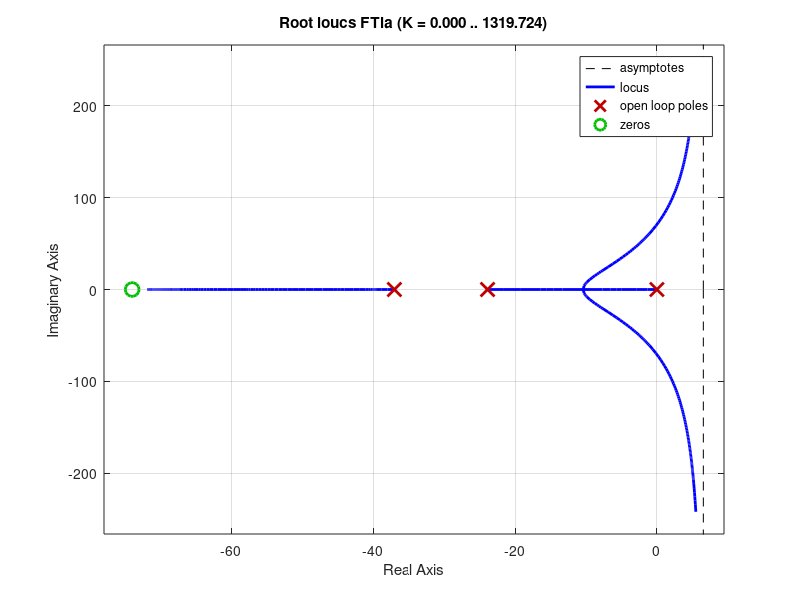

Source code (MATLAB):
%Ejercicio2
pkg load control
clc; close all; clear all;

s = tf('s');
G = (43*s+3182)/(s^3+81*s^2+2108*s+17766)
%Parte 1
%Se cancela el polo que este mas cerca del origen, es decir p = -20.1
Ti = -1/max(pole(G))
PI = (s+(1/Ti))/s
FTla = minreal(PI*G)
rlocus(FTla)
%sgrid(psita, [30])
s1 = -10
%k = 1/|GH|             H = 1
invk = abs((43*s1+3182)/(s1^3+81*s1^2+2108*s1+17766));
kp = 1/invk
FTlc = minreal(feedback(FTla*kp, 1))
%step(FTlc, 3)

